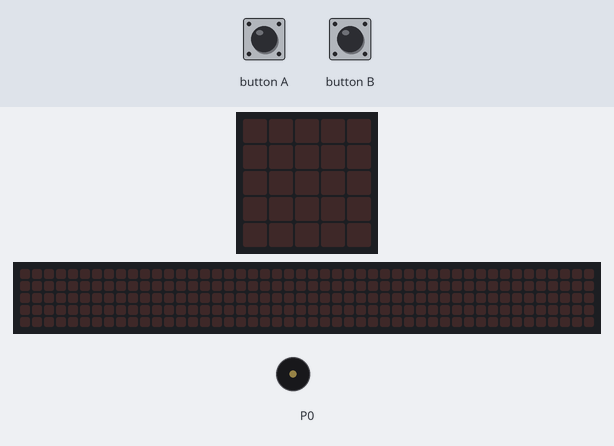
The program below on a simulated BBC micro:bit (MakeCode). On the bench: the board's 5×5 LED display, a strip that is not on the board, showing the scrolling text unrolled, buzzer (waves = sounding). The inputs (shaded band) are chosen by the test bench. Random numbers come from a fixed seed; the interpreter's speed is modelled, so counts of loop turns are approximate; the 48×5 strip is a reading aid, not a part: it shows the text the display is scrolling, unrolled, one strip-width of it at a time.

Above: at 1.2 s.
1.3 s: button A pressed for 0.15 s
At 1.52 s:
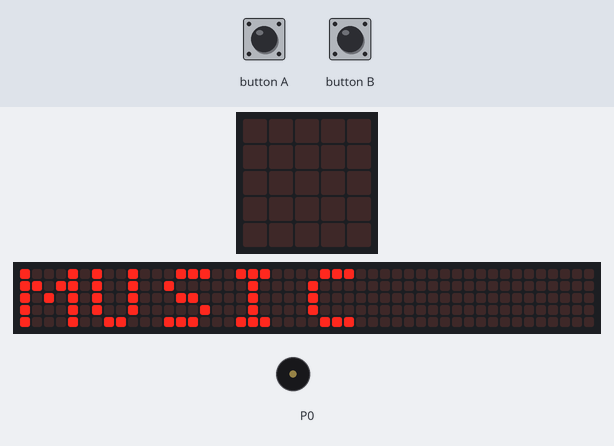
At 1.97 s:
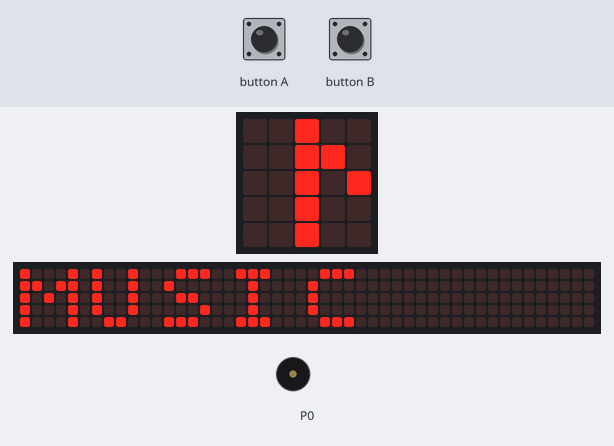
4.3 s: button B pressed for 0.15 s
At 37.8 s:
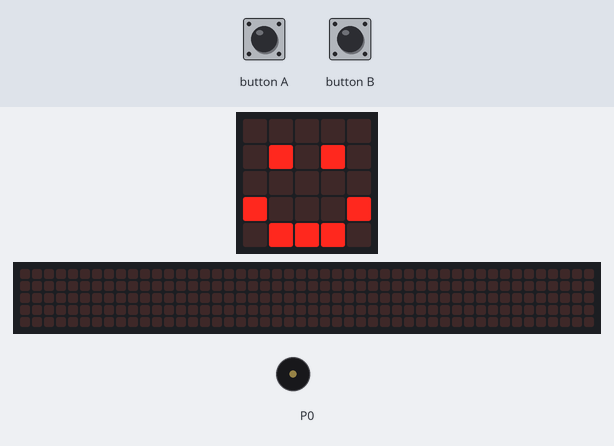
Timing chart, 0 to 39.3 s (numbered marks = the images above; inputs shaded):
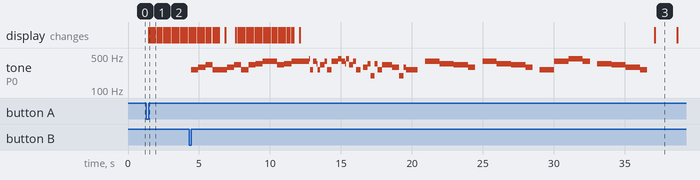

The program:

main.ts
```typescript
input.onButtonPressed(Button.A, function () {
    count = randint(0, 5)
    basic.showString("MUSIC")
    basic.showString("" + count)
    if (count <= 1) {
        basic.showString("TIME")
    } else {
        basic.showString("TIMES")
    }
    while (index <= count - 1) {
        basic.showString("" + (count - index))
        music.playMelody("C C G G A A G - ", 120)
        music.playMelody("F F E E D D C - ", 120)
        music.playMelody("G G F F E E D - ", 120)
        music.playMelody("G G F F E E D - ", 120)
        music.playMelody("C C G G A A G - ", 120)
        music.playMelody("F F E E D D C - ", 120)
        basic.showIcon(IconNames.Happy)
        basic.pause(1000)
        basic.clearScreen()
        index += 1
    }
    basic.showIcon(IconNames.Yes)
    basic.pause(1000)
    basic.clearScreen()
})
function play_music (notes: number[], fraq: number[], tempo: number) {
    music.setTempo(tempo)
    i = 0
    while (i <= notes.length - 1) {
        x = notes[i]
        y = fraq[i]
        if (x == 0) {
            music.rest(beats[y])
        } else if (x < 0) {
            music.playTone(freqs[14 + Math.abs(x)], beats[y])
        } else {
            music.playTone(freqs[x], beats[y])
        }
        i += 1
    }
}
input.onButtonPressed(Button.B, function () {
    tunes_1 = [
    1,
    2,
    3,
    1,
    1,
    2,
    3,
    1,
    3,
    4,
    5,
    3,
    4,
    5,
    5,
    6,
    5,
    4,
    3,
    1,
    5,
    6,
    5,
    4,
    3,
    1,
    2,
    -5,
    1,
    2,
    -5,
    1
    ]
    beats_1 = [
    2,
    2,
    2,
    2,
    2,
    2,
    2,
    2,
    2,
    2,
    1,
    2,
    2,
    1,
    3,
    3,
    3,
    3,
    2,
    2,
    3,
    3,
    3,
    3,
    2,
    2,
    2,
    2,
    1,
    2,
    2,
    1
    ]
    play_music(tunes_1, beats_1, 120)
})
let beats_1: number[] = []
let tunes_1: number[] = []
let y = 0
let x = 0
let i = 0
let index = 0
let count = 0
let beats: number[] = []
let freqs: number[] = []
// music notes: 1-7 for central 1-7, 8-14 for high 1-7, -1~-7 for low 1-7
freqs = [
0,
262,
294,
330,
349,
392,
440,
494,
523,
587,
659,
698,
784,
880,
988,
131,
147,
165,
175,
196,
220,
247
]
// music beats: 0 for breve, 1 for double, 2 for whole, 3 for half, 4 for 1/4, 5 for 1/8, 6 for 1/16.
beats = [
music.beat(BeatFraction.Breve),
music.beat(BeatFraction.Double),
music.beat(BeatFraction.Whole),
music.beat(BeatFraction.Half),
music.beat(BeatFraction.Quarter),
music.beat(BeatFraction.Eighth),
music.beat(BeatFraction.Sixteenth)
]
```

test.ts
```typescript
// 在此处测试；当此软件包作为插件使用时，将不会编译此软件包。
```

Measured:
- after the input at 1.3 s, the display: changes after 0.15 s (image 1)
- by itself, tone on P0: plays 262 Hz for 0.51 s, 294 Hz for 0.51 s, 330 Hz for 0.51 s, 262 Hz for 1.0 s, 294 Hz for 0.51 s, 330 Hz for 0.51 s … (55 notes in this stretch)
